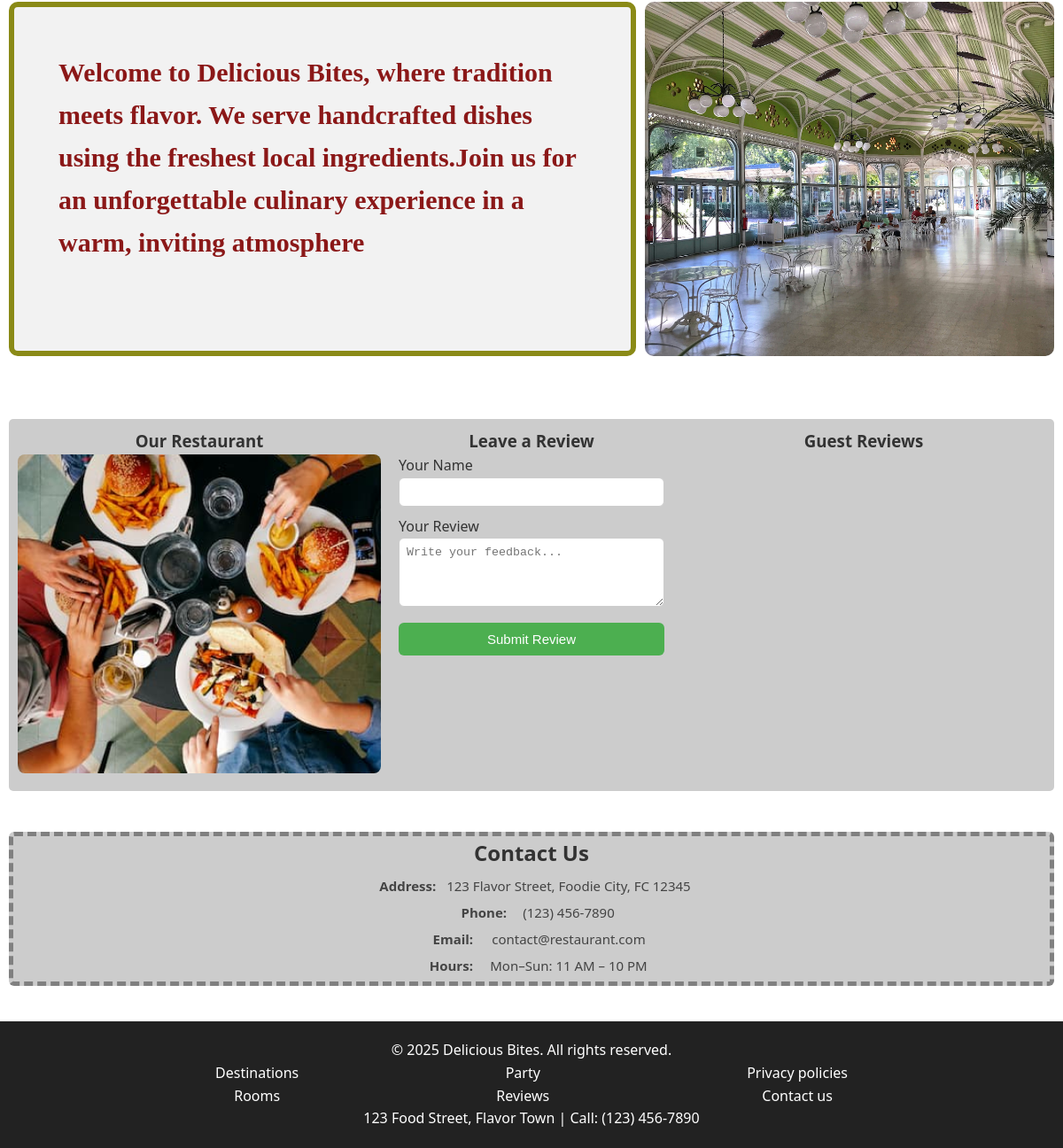
Before: / (lower part) with the older database file.
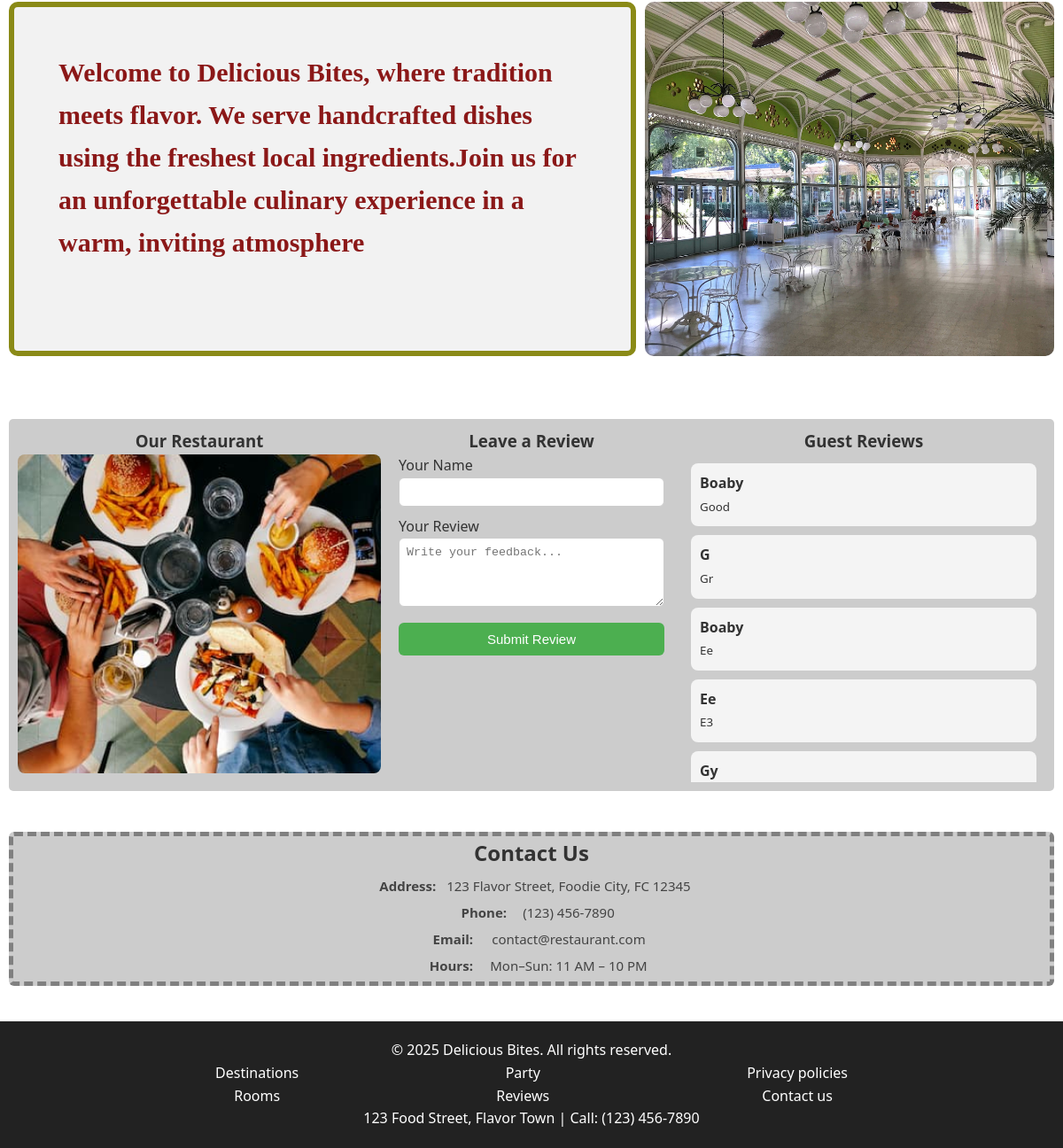
After: the same page with the newer database file.
### booking_details/models.py (models this page shows)
class view_review(models.Model):
    reviewer=models.CharField(max_length=30)
    review=models.TextField()

### website/views.py (the view)
# urls.py: path('',views.homepage),
def homepage(request):
    data=view_review.objects.all()
    return render(request,'homepage.html',{'data':data})

### templates/homepage.html (shortened to what this page needs)
<!DOCTYPE html>
<html lang="en">
<head>
    <link rel="stylesheet" href="/static/style1.css" />
</head>
<body>
   {% include 'header.html' %}
    <main>
    <br />
<br />
        <div class="f1">
            <p>
                Welcome to Delicious Bites, where tradition meets flavor. We serve handcrafted dishes using the freshest local ingredients.Join us for an unforgettable culinary experience in a warm, inviting atmosphere
            </p>
            <img src="/static/Unsplash.jpg" alt="" style="width: 100%; height: 100%; object-fit: cover;" />
        </div>
<br />
<br />
        <div class="review-section" style="display: flex; gap: 20px; margin: 10px;
            background-color: rgba(128,128,128,.4);
            padding:10px;
            border-radius:5px;
            ">
            <div style="flex: 1; text-align: center; width:400px">
                <h3>Our Restaurant</h3>
                <img src="/static/Unsplash1.jpg" alt="Restaurant Image 1" style="width: 100%; height:90%; object-fit:cover; border-radius: 8px; margin-bottom: 10px;">
            </div>
            <div style="flex: 1; max-width: 300px;">
                <h3 style="text-align: center;">Leave a Review</h3>
                <form action="/submit_review" method="POST">
                    <label for="reviewer">Your Name</label>
                    <input type="text" id="reviewer" name="reviewer" required style="width: 100%; padding: 8px; margin-bottom: 10px; border-radius: 6px; border: 1px solid #ccc;">
                    <label for="review">Your Review</label>
                    <textarea id="review" name="review" rows="4" placeholder="Write your feedback..." style="width: 100%; padding: 8px; margin-bottom: 10px; border-radius: 6px; border: 1px solid #ccc;"></textarea>
                    <button type="submit" style="width: 100%; padding: 10px; border: none; background-color: #4CAF50; color: white; border-radius: 6px; font-size: 15px;">Submit Review</button>
                </form>
            </div>
            <div style="flex: 1;height:400px;overflow-y:auto;">
                <h3 style="text-align: center;">Guest Reviews</h3>
                 {% for a in data %}
                <div style="background-color: #f4f4f4; padding: 10px; border-radius: 8px; margin: 10px;">
                    <strong>{{a.reviewer}}</strong><br>
                    <small>{{a.review}}</small>
                </div>
                {% endfor %}
            </div>
        </div>
<br />
        <div class="contact-info">
            <h2>Contact Us</h2>
            <p>
                <strong>Address:</strong> 123 Flavor Street, Foodie City, FC 12345
            </p>
            <p>
                <strong>Phone:</strong> (123) 456-7890
            </p>
            <p>
                <strong>Email:</strong> contact@restaurant.com
            </p>
            <p>
                <strong>Hours:</strong> Mon–Sun: 11 AM – 10 PM
            </p>
        </div>
    </main>
   {% include "footer.html" %}
</body>
</html>

### templates/header.html (shortened to what this page needs)
<link rel="stylesheet" href="/static/header.css"/>

### templates/footer.html
<link rel="stylesheet" href="/static/footer.css"/>
<footer>
        <p>
            &copy; 2025 Delicious Bites. All rights reserved.
        </p>
        <div class="ftrcont">
            <ul class="ftr">
                <li><a href="#">Destinations</a></li>
                <li><a href="#">Rooms</a></li>
            </ul>
            <ul class="ftr">
                <li><a href="#">Party</a></li>
                <li><a href="#">Reviews</a></li>
            </ul>
            <ul class="ftr">
                <li><a href="#">Privacy policies</a></li>
                <li><a href="#">Contact us</a></li>
            </ul>
        </div>
        <p>
            123 Food Street, Flavor Town | Call: (123) 456-7890
        </p>
    </footer>

### static/style1.css (style rules this page uses)
* { margin: 0; padding: 0; box-sizing: border-box; }
body { font-family: 'Segoe UI', sans-serif; line-height: 1.6; color: #333; }
.f1 { height: 400px; display: flex; justify-content: center; overflow: visible; margin: 10px; }
.f1 p { font-size: 30px; border: 6px solid rgba(128,128,0,.9); padding: 50px; border-radius: 10px; background-color: rgba(128,128,128,.1); color: rgba(128,0,0,.9); max-width: 60%; font-family: cursive; font-optical-sizing: auto; font-weight: bold; overflow-y: auto; }
.f1 img { border-radius: 10px; margin-left: 10px;:; }
.contact-info { margin: 10px; background-color: rgba(128,128,128,.4); text-align: center; border: 5px dashed grey; border-radius: 6px; }
.contact-info p { margin: 6px; font-size: 15px; color: #444; }
.contact-info strong { display: inline-block; width: 80px; }

### static/header.css (style rules this page uses)
* { margin: 0; padding: 0; box-sizing: border-box; }

### static/footer.css (style rules this page uses)
* { margin: 0; padding: 0; box-sizing: border-box; }
footer { background: #222; color: white; text-align: center; padding: 20px; margin-top: 40px; }
.ftrcont { display: flex; justify-content: space-evenly; }
.ftr { list-style: none; }
.ftr a { text-decoration: none; color: white; }

Changed rows visible on the page:
added view_review: reviewer "Boaby", review "Good"
added view_review: reviewer "G", review "Gr"
added view_review: reviewer "Boaby", review "Ee"
added view_review: reviewer "Ee", review "E3"
added view_review: reviewer "Gy"
